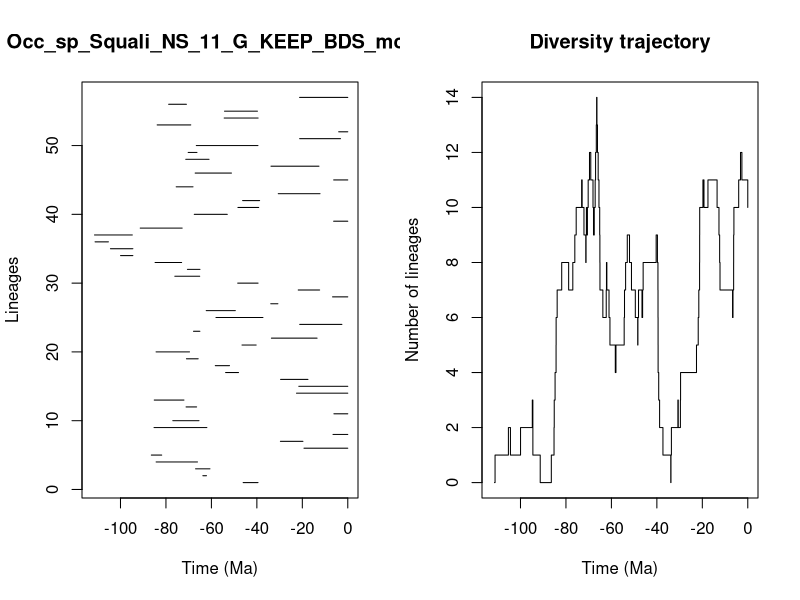

The R script that drew this image:


pdf(file='../Results/Species_NS/5_MA_bins_EXT_EP/pyrate_mcmc_logs/Occ_sp_Squali_NS_11_G_KEEP_BDS_mcmc_LTT.pdf',width=0.6*20, height=0.6*10)
title = "Occ_sp_Squali_NS_11_G_KEEP_BDS_mcmc"
ts=c(46.03568608040039, 63.76131908763809,66.96401930993888,84.32145358378325,86.43474064444312,19.271701660279692,29.642548108049684,6.499388011612549,85.24154822225957,76.9835717297168,6.103760797064394,71.14755133080344,85.15249508858804,22.564705031213283,21.54715196911115,29.56928599708604,53.752222148006744,58.287039043921155,70.98130633365207,84.34553146702834,46.541910530551164,33.60413367936,67.87420132297358,21.153452635410883,57.99728272620176,62.27699178184914,33.88595943395474,6.701588823212226,21.805215796064353,48.431615721726956,76.0964009156741,70.55106428309358,84.78203517781395,99.97609007377649,104.41669226617337,111.18959504637158,111.43677345938488,91.32043164951534,6.22345728087018,67.54392839039942,48.33503462009518,46.26830172270689,30.584590140040593,75.49312012228164,6.212112737699267,67.14296685162986,33.789449269784505,71.28287540024124,70.22197218761103,66.64702970152715,21.171843766041896,3.9984408956075193,83.86562215211461,54.38336113164012,54.237453195795354,78.81386709383705,21.202111223126494)
te=c(39.493504092025596, 62.16616774568509,60.64123344303687,66.1304953439515,81.86534361810759,0.0,19.734331460110123,0.0,62.000539242801516,65.473760083342,0.0,66.50519938789232,72.07627612362987,0.0,0.0,17.5214762385414,48.06970814274491,52.03730591489612,65.82183542751942,69.63870502372833,40.31217127299315,13.50456484340422,65.06800399041428,2.5884551594473155,37.32561811452333,49.47728866483942,30.75230169514568,0.0,12.380305986729768,39.46592998664072,65.14675922808951,65.03537220248117,73.10072994342109,94.55565232210144,94.55105750257096,105.31409695192666,94.80303739287086,72.86927699385176,0.0,53.01460096229184,39.188955470606516,38.79614383562243,12.215632894754778,68.09663314950011,0.0,51.17227155375036,12.675087800269782,61.051575290524575,66.35628714035242,39.52319584987724,3.1979108511825425,0.0,69.07820997074498,39.45339920280851,39.74992541718967,70.99823574315978,0.0)
div_traj=c(0, 1,2,1,2,3,2,1,0,1,2,3,4,5,6,7,8,7,8,9,10,11,10,9,8,9,10,9,10,11,12,11,10,9,10,11,12,13,14,13,12,11,10,9,8,7,6,7,8,7,6,5,4,5,6,7,8,9,8,7,6,5,6,7,6,7,8,9,8,7,6,5,4,3,2,1,0,1,2,3,2,3,4,5,6,7,8,9,10,11,10,11,10,9,8,7,6,7,8,9,10,11,12,11,10)
time_events=c(111.43677345938488, 111.18959504637158,105.31409695192666,104.41669226617337,99.97609007377649,94.80303739287086,94.55565232210144,94.55105750257096,91.32043164951534,86.43474064444312,85.24154822225957,85.15249508858804,84.78203517781395,84.34553146702834,84.32145358378325,83.86562215211461,81.86534361810759,78.81386709383705,76.9835717297168,76.0964009156741,75.49312012228164,73.10072994342109,72.86927699385176,72.07627612362987,71.28287540024124,71.14755133080344,70.99823574315978,70.98130633365207,70.55106428309358,70.22197218761103,69.63870502372833,69.07820997074498,68.09663314950011,67.87420132297358,67.54392839039942,67.14296685162986,66.96401930993888,66.64702970152715,66.50519938789232,66.35628714035242,66.1304953439515,65.82183542751942,65.473760083342,65.14675922808951,65.06800399041428,65.03537220248117,63.76131908763809,62.27699178184914,62.16616774568509,62.000539242801516,61.051575290524575,60.64123344303687,58.287039043921155,57.99728272620176,54.38336113164012,54.237453195795354,53.752222148006744,53.01460096229184,52.03730591489612,51.17227155375036,49.47728866483942,48.431615721726956,48.33503462009518,48.06970814274491,46.541910530551164,46.26830172270689,46.03568608040039,40.31217127299315,39.74992541718967,39.52319584987724,39.493504092025596,39.46592998664072,39.45339920280851,39.188955470606516,38.79614383562243,37.32561811452333,33.88595943395474,33.789449269784505,33.60413367936,30.75230169514568,30.584590140040593,29.642548108049684,29.56928599708604,22.564705031213283,21.805215796064353,21.54715196911115,21.202111223126494,21.171843766041896,21.153452635410883,19.734331460110123,19.271701660279692,17.5214762385414,13.50456484340422,12.675087800269782,12.380305986729768,12.215632894754778,6.701588823212226,6.499388011612549,6.22345728087018,6.212112737699267,6.103760797064394,3.9984408956075193,3.1979108511825425,2.5884551594473155,0.0)
                par(mfrow=c(1,2))
                L = length(ts)
                plot(ts, 1:L , xlim=c(-max(ts)-1,0), pch=20, type="n", main=title,xlab="Time (Ma)",ylab="Lineages")
                for (i in 1:L){segments(x0=-te[i],y0=i,x1=-ts[i],y1=i)}    
                t = -time_events
                plot(div_traj ~ t,type="s", main = "Diversity trajectory",xlab="Time (Ma)",ylab="Number of lineages",xlim=c(-max(ts)-1,0))
                abline(v=c(65,200,251,367,445),lty=2,col="gray")
                
